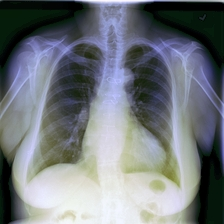
#> input picture test1.jpg, 224 x 224 px
$ python -i preprocess.py   (imports and definitions only)   (older library calls are emulated)
#> lines starting #> are read from the running program, lines starting #| are printed output that depends on the picture
from PIL import Image
import shutil,os
import numpy as np
from skimage import exposure
from tensorflow.keras.applications.densenet import preprocess_input
def preprocess(image):

    size = 224
    img = image.resize((size,size),Image.ANTIALIAS).convert('L')
    construct = np.full((size,size,3),0,dtype=np.uint8)

    np_img = np.array(img)
    np_img_2 = exposure.equalize_hist(np_img)
    np_img_3 = exposure.equalize_adapthist(np_img)

    np_img = (255.0 / np_img.max() * (np_img - np_img.min())).astype(np.uint8)
    np_img_2 = (255.0 / np_img_2.max() * (np_img_2 - np_img_2.min())).astype(np.uint8)
    np_img_3 = (255.0 / np_img_3.max() * (np_img_3 - np_img_3.min())).astype(np.uint8)
    for i in range(0,size):
        for j in  range(0,size):
            construct[i][j][0] = np_img[i][j]
            construct[i][j][1] = np_img_2[i][j]
            construct[i][j][2] = np_img_3[i][j]
    construct = (255.0 / construct.max() * (construct - construct.min())).astype(np.uint8)
    new_img = Image.fromarray(construct)
    return new_img

def predictImage(image):
    x = preprocess_input(image)

>>> import cv2
>>> picture = cv2.imread('../test1.jpg', cv2.IMREAD_GRAYSCALE)
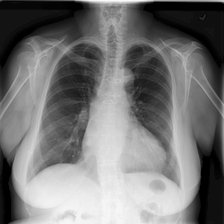
#> picture: shape (224, 224); min 0, max 251, mean 118.2
#> (the run stopped early here; a loop or call above may not have finished)
